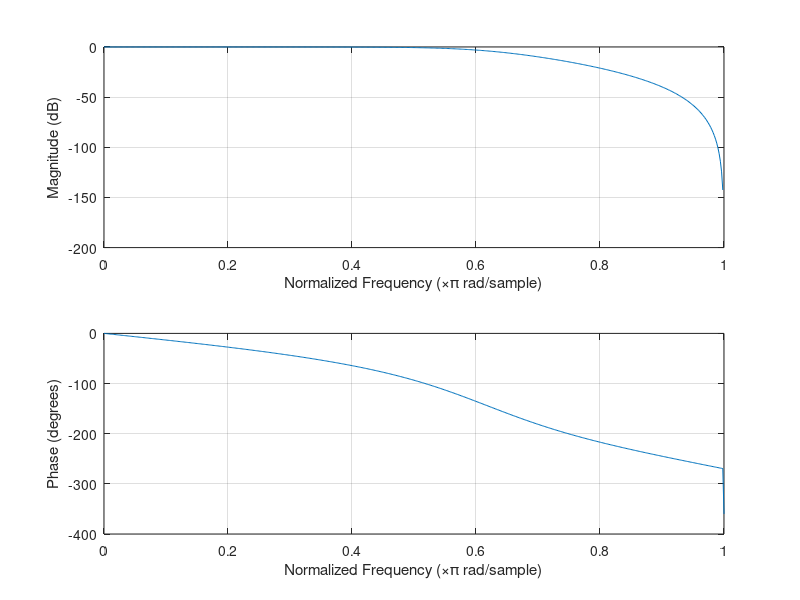
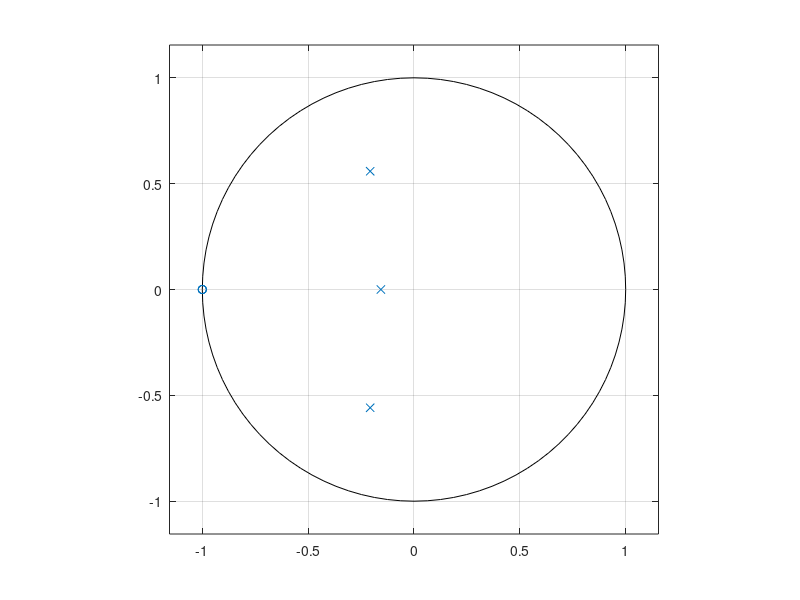

Write MATLAB code to recreate these figures, in order. (Note: this script raises an error after producing the figures.)
%% Pelles rod ;)

omegac = 12.5; %Cutoff freq
omegas = 35;
nq = omegas/2; % nyquist freq

[b,a] = butter(2,omegac/nq);
freqz(b,a)
%%

Wp = 10/nq;  %Passband
Ws = 15/nq;  %Stopband

[n,Wn] = buttord(Wp,Ws,2,20);







[B,A] = butter(n,Wn);

%plot mag anf phase
figure(1)   
freqz(B,A)
%make z-plane 
figure(2)
zplane(B,A)

%% Plot without normalization
[z,p,k] = butter(n,Wn);
sos = zp2sos(z,p,k);

freqz(sos,512,35)
title(sprintf('n = %d Butterworth Lowpass Filter',n))
xlabel(subplot(2,1,1),'Omega')
xlabel(subplot(2,1,2),'Omega')
